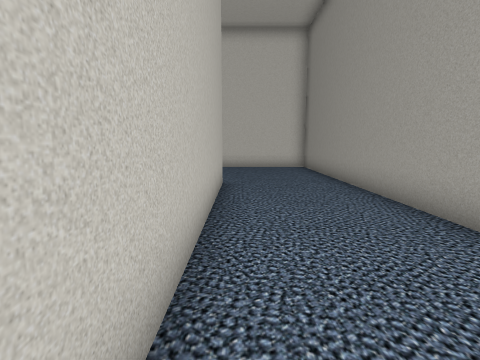
View 1 (above)

12 first-person views from a walk through a scene from a Unity 3-D project. The camera is 1.2 m above the floor, tilts 8° down and sees 85° across. The floor is counted in squares, 1 m on a side. Each view is taken from the middle of a square. On the plan, view 1 faces up. The plan holds only what a view shows up to about 12 squares ahead; the rest is blank. The place goes on beyond the plan. The player is left out.

View 2
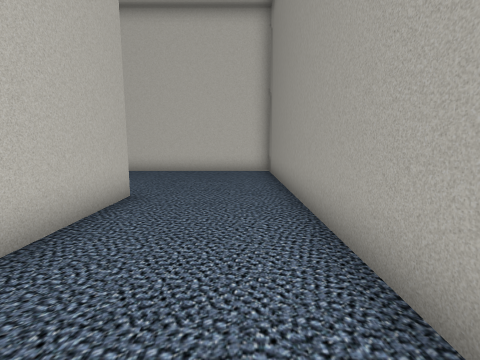

View 3
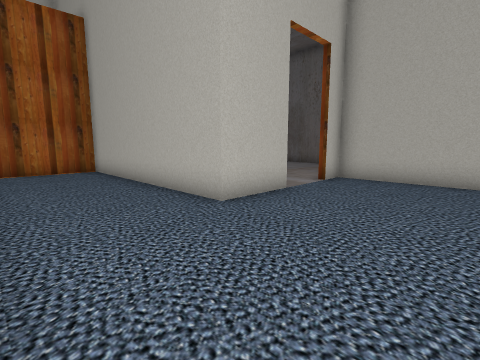

View 4
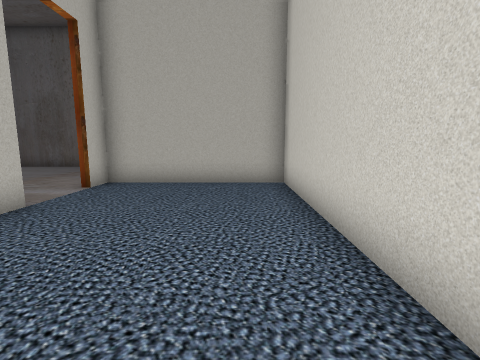

View 5
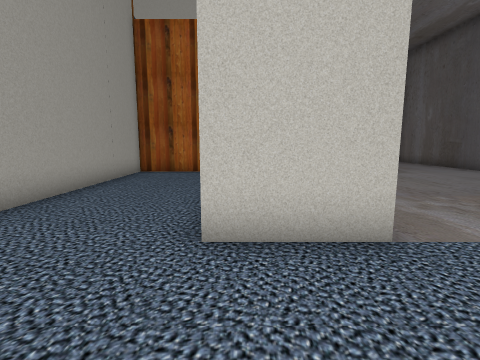

View 6
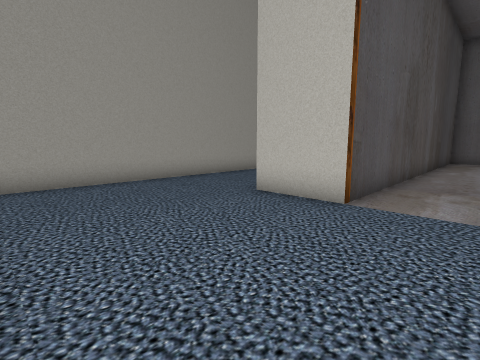

View 7
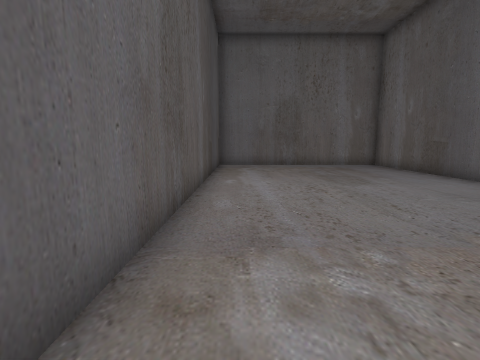

View 8
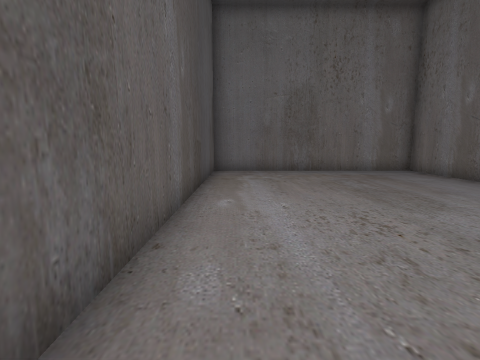

View 9
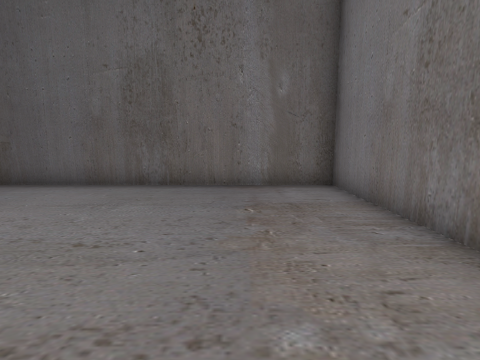

View 10
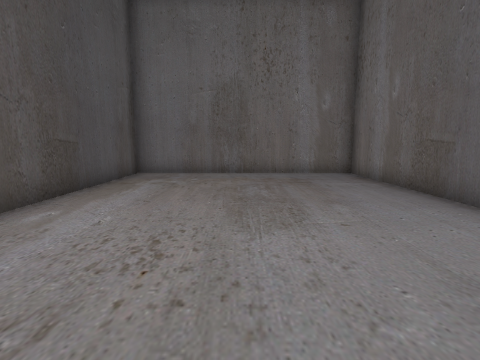

View 11
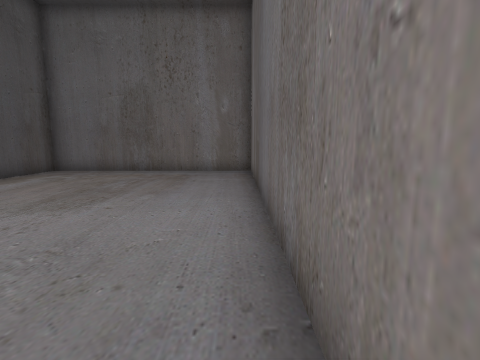

View 12
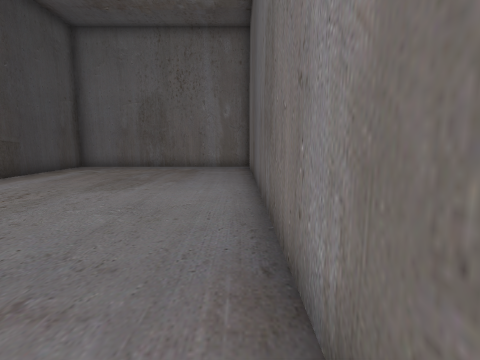

### Floor plan
Points are (right, up) in squares from view 1. A wall is a line through its corners. A room is listed if a view was taken in it or the views show most of it. See-through windows are left out.
Room 1 (views 1, 2, 3, 4, 5, 6, 7)
walls: (-2.9, 7.9) (-0.5, 7.9) (-0.5, -0.3) (3.3, -0.3) (3.3, 13.4) (-6, 13.4) (-6, 7.9) (-5, 7.9)
ways out: opening at (-4.5, 8) to room 2
Room 2 (views 8, 9, 10, 11, 12)
walls: (-6.8, 7.7) (-11.5, 7.7) (-11.5, -6.5) (-2.9, -6.5) (-2.9, 7.9)
ways out: opening at (-4.5, 8) to room 1

Positions as (right, up) in squares from view 1, and headings:
1: (0, 0), facing up
2: (2, 2), facing up
3: (3, 12), facing down-left
4: (2, 12), facing left
5: (-1, 11), facing down
6: (-5, 13), facing down-right
7: (-4, 8), facing down
8: (-4, 5), facing down
9: (-4, 5), facing left
10: (-7, 4), facing down
11: (-11, 5), facing down
12: (-11, 7), facing down
